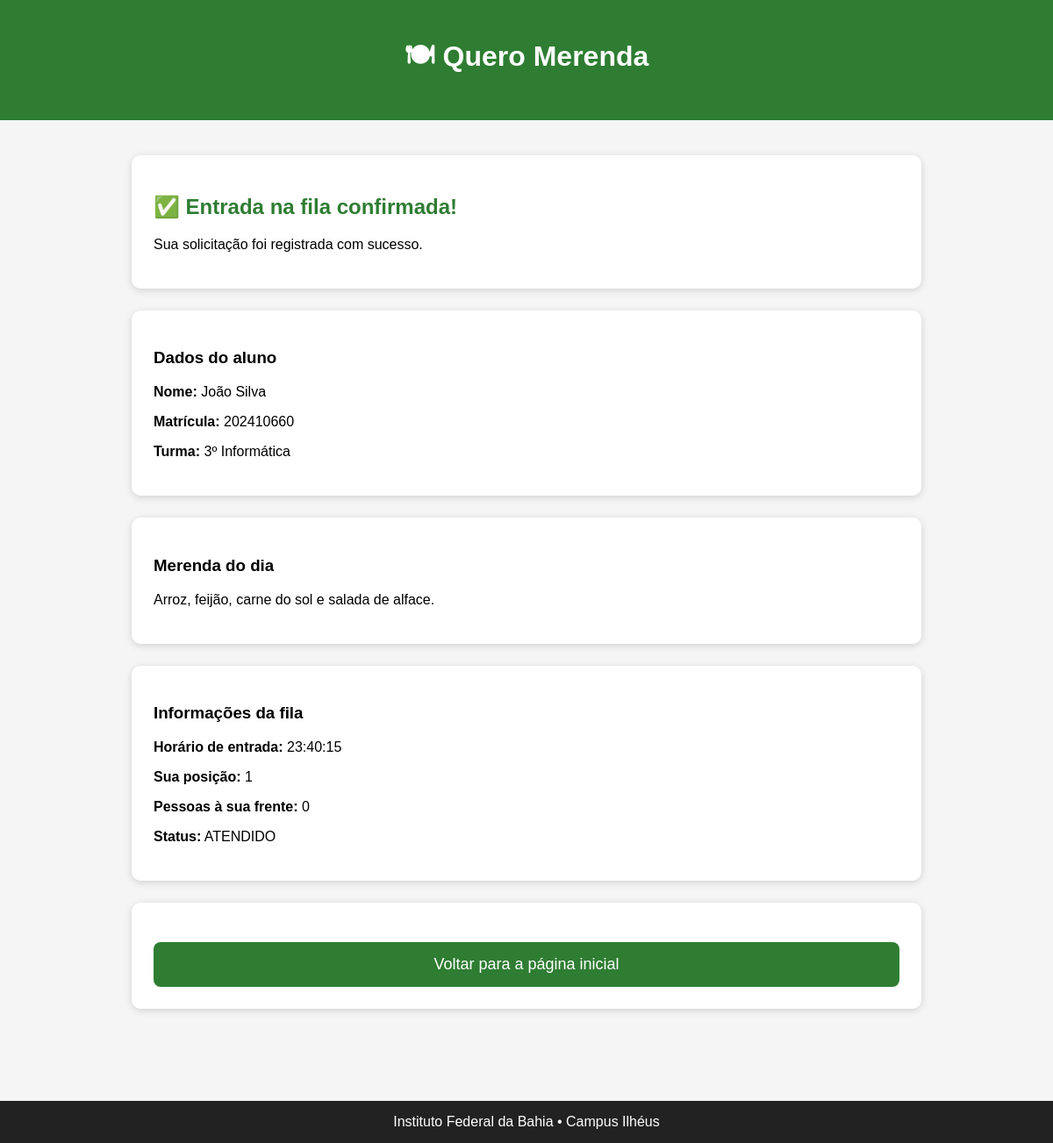
The page /sucesso/1/ on the database its author committed.
### merenda/models.py (models this page shows, shortened)
class Fila(models.Model):
    STATUS_CHOICES = [
        ('AGUARDANDO', 'Aguardando'),
        ('ATENDIDO', 'Atendido'),
        ('DESISTIU', 'Desistiu'),
        ('BLOQUEADO', 'Bloqueado'),
    ]
    aluno = models.ForeignKey(
        Aluno,
        on_delete=models.CASCADE,
        verbose_name="Aluno"
    )
    cardapio = models.ForeignKey(
    Cardapio,
    on_delete=models.CASCADE,
    verbose_name="Cardápio",
    null=True,
    blank=True
    )
    data = models.DateField(
        auto_now_add=True,
        verbose_name="Data"
    )
    horario_entrada = models.DateTimeField(
        auto_now_add=True,
        verbose_name="Horário de entrada"
    )
    status = models.CharField(
        max_length=20,
        choices=STATUS_CHOICES,
        default='AGUARDANDO',
        verbose_name="Status"
    )
    class Meta:
        verbose_name = "Fila"
        verbose_name_plural = "Fila"
        ordering = ["horario_entrada"]

class Aluno(models.Model):
    nome = models.CharField(
        max_length=100,
        verbose_name="Nome"
    )
    matricula = models.CharField(
        max_length=20,
        unique=True,
        verbose_name="Matrícula"
    )
    turma = models.CharField(
        max_length=30,
        verbose_name="Turma"
    )
    ativo = models.BooleanField(
        default=True,
        verbose_name="Aluno ativo"
    )
    class Meta:
        verbose_name = "Aluno"
        verbose_name_plural = "Alunos"
        ordering = ["nome"]

class Cardapio(models.Model):
    data = models.DateField()
    descricao = models.CharField(
        max_length=200
    )
    observacao = models.TextField(
        blank=True
    )
    ativo = models.BooleanField(
        default=True
    )

### merenda/views.py (the view)
def sucesso(request, fila_id):
    fila = Fila.objects.get(
        id=fila_id
    )
    pessoas_na_frente = Fila.objects.filter(
        data=fila.data,
        status="AGUARDANDO",
        horario_entrada__lt=fila.horario_entrada
    ).count()
    contexto = {
        "fila": fila,
        "posicao": pessoas_na_frente + 1,
        "pessoas_na_frente": pessoas_na_frente
    }
    return render(
        request,
        "merenda/sucesso.html",
        contexto
    )

### merenda/templates/merenda/sucesso.html
{% extends 'merenda/base.html' %}
{% block conteudo %}
<div class="card">
    <h2>✅ Entrada na fila confirmada!</h2>
    <p>
        Sua solicitação foi registrada com sucesso.
    </p>
</div>
<div class="card">
    <h3>Dados do aluno</h3>
    <p>
        <strong>Nome:</strong>
        {{ fila.aluno.nome }}
    </p>
    <p>
        <strong>Matrícula:</strong>
        {{ fila.aluno.matricula }}
    </p>
    <p>
        <strong>Turma:</strong>
        {{ fila.aluno.turma }}
    </p>
</div>
<div class="card">
    <h3>Merenda do dia</h3>
    <p>
        {{ fila.cardapio.descricao }}
    </p>
</div>
<div class="card">
    <h3>Informações da fila</h3>
    <p>
        <strong>Horário de entrada:</strong>
        {{ fila.horario_entrada|date:"H:i:s" }}
    </p>
    <p>
        <strong>Sua posição:</strong>
        {{ posicao }}
    </p>
    <p>
        <strong>Pessoas à sua frente:</strong>
        {{ pessoas_na_frente }}
    </p>
    <p>
        <strong>Status:</strong>
        {{ fila.status }}
    </p>
</div>
<div class="card">
    <a href="{% url 'inicio' %}">
        <button>
            Voltar para a página inicial
        </button>
    </a>
</div>
{% endblock %}

### merenda/static/css/estilo.css (style rules this page uses)
body { margin:0; background:#f5f5f5; font-family:Arial, Helvetica, sans-serif; }
.card { background:white; padding:25px; margin-bottom:25px; border-radius:10px; box-shadow:0px 2px 8px rgba(0,0,0,.15); }
h2 { color:#2E7D32; }
button { margin-top:20px; width:100%; padding:15px; background:#2E7D32; color:white; font-size:18px; border:none; border-radius:8px; cursor:pointer; }

### rows shown on the page
Fila: aluno.nome "João Silva", aluno.matricula "202410660", aluno.turma "3º Informática", cardapio.descricao "Arroz, feijão, carne do sol e salada de alface.", horario_entrada "23:40:15", status "ATENDIDO"

### other values the page prints
{{ posicao }} "1"
{{ pessoas_na_frente }} "0"
